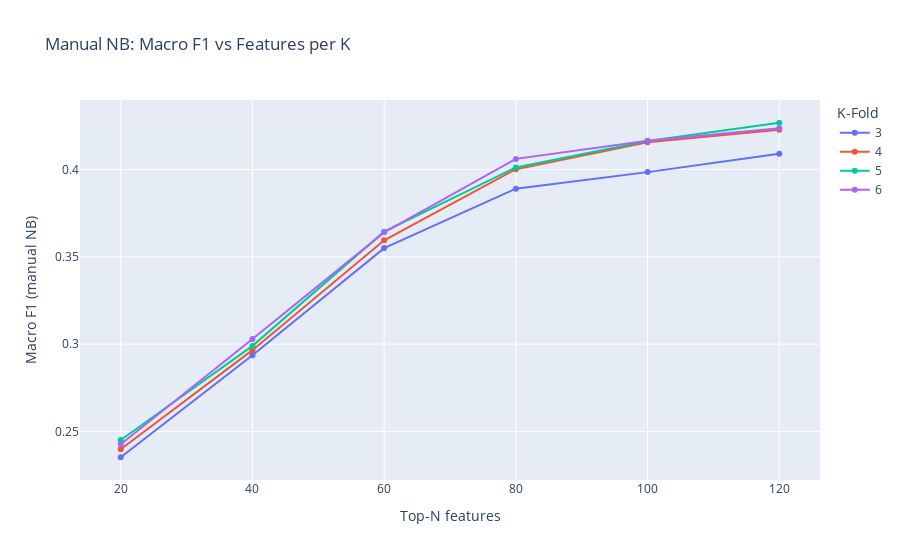

Notebook code for this chart:
### Markdown cell above
### a) F1 vs features for each K (manual)

### Code cell
fig1 = px.line(df_manual, x="topN", y="f1_mean", color="k", markers=True,
               title="Manual NB: Macro F1 vs Features per K",
               labels={"topN": "Top-N features", "f1_mean": "Macro F1 (manual NB)", "k": "K-Fold"})
fig1.show()

### Figure 1 — Plotly figure (JSON) as saved in the notebook; plotly's stock layout.template omitted (floating-point values rounded to 4 significant figures)
{"data": [{"hovertemplate": "K-Fold=3<br>Top-N features=%{x}<br>Macro F1 (manual NB)=%{y}<extra></extra>", "legendgroup": "3", "line": {"color": "#636efa", "dash": "solid"}, "marker": {"symbol": "circle"}, "mode": "lines+markers", "name": "3", "orientation": "v", "showlegend": true, "type": "scatter", "x": [20, 40, 60, 80, 100, 120], "xaxis": "x", "y": [0.2352, 0.2936, 0.355, 0.389, 0.3985, 0.409], "yaxis": "y"}, {"hovertemplate": "K-Fold=4<br>Top-N features=%{x}<br>Macro F1 (manual NB)=%{y}<extra></extra>", "legendgroup": "4", "line": {"color": "#EF553B", "dash": "solid"}, "marker": {"symbol": "circle"}, "mode": "lines+markers", "name": "4", "orientation": "v", "showlegend": true, "type": "scatter", "x": [20, 40, 60, 80, 100, 120], "xaxis": "x", "y": [0.2398, 0.2965, 0.3595, 0.4002, 0.4157, 0.4227], "yaxis": "y"}, {"hovertemplate": "K-Fold=5<br>Top-N features=%{x}<br>Macro F1 (manual NB)=%{y}<extra></extra>", "legendgroup": "5", "line": {"color": "#00cc96", "dash": "solid"}, "marker": {"symbol": "circle"}, "mode": "lines+markers", "name": "5", "orientation": "v", "showlegend": true, "type": "scatter", "x": [20, 40, 60, 80, 100, 120], "xaxis": "x", "y": [0.2451, 0.299, 0.3644, 0.4012, 0.4163, 0.4268], "yaxis": "y"}, {"hovertemplate": "K-Fold=6<br>Top-N features=%{x}<br>Macro F1 (manual NB)=%{y}<extra></extra>", "legendgroup": "6", "line": {"color": "#ab63fa", "dash": "solid"}, "marker": {"symbol": "circle"}, "mode": "lines+markers", "name": "6", "orientation": "v", "showlegend": true, "type": "scatter", "x": [20, 40, 60, 80, 100, 120], "xaxis": "x", "y": [0.2427, 0.3029, 0.364, 0.4061, 0.4165, 0.4237], "yaxis": "y"}], "layout": {"legend": {"title": {"text": "K-Fold"}, "tracegroupgap": 0}, "title": {"text": "Manual NB: Macro F1 vs Features per K"}, "xaxis": {"anchor": "y", "domain": [0, 1], "title": {"text": "Top-N features"}}, "yaxis": {"anchor": "x", "domain": [0, 1], "title": {"text": "Macro F1 (manual NB)"}}}}
